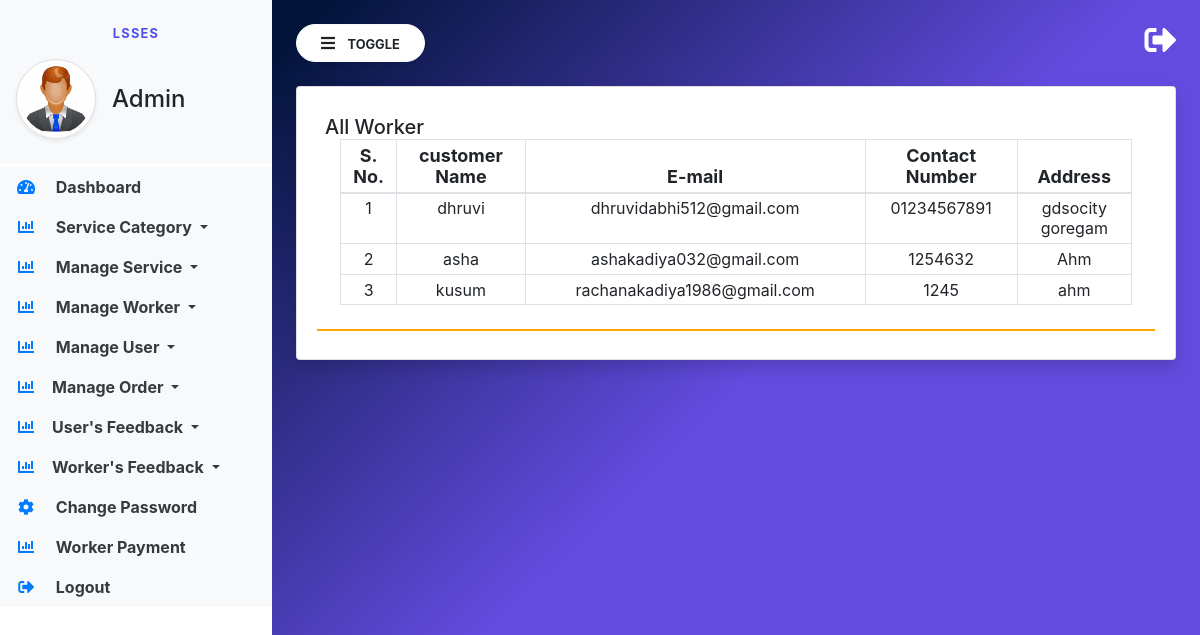
Screenshot of /manage_customer/ with the database file from the repository.
### LocalApp/models.py (models this page shows, shortened)
class Customer(models.Model):
    user = models.ForeignKey (User, on_delete=models.CASCADE)
    mobile = models.CharField(max_length=100, null=True, blank=True)
    address = models.TextField(null=True, blank=True)
    image = models.FileField(null=True, blank=True)

### LocalApp/views.py (the view)
# urls.py: path('manage_customer/',manage_customer,name="manage_customer"),
def manage_customer(request):
    customer = Customer.objects.all()
    return render(request,'manage_user.html',locals())

### LocalApp/templates/manage_user.html (shortened to what this page needs)
{% extends 'admin_base.html' %}
{% block main  %}
<link rel="stylesheet" href="https://use.fontawesome.com/releases/v5.6.3/css/all.css"
>
<div class="card shadow">
    <div class="card-body">
        <h5 class="p-2" style="border-bottom: 2px solid orange;">All Worker
        <div class="container-fluid">
            <table class="table table-bordered table-sm" id="example">
                <thead>
                <tr>
                    <th>S. No.</th>
                    <th>customer Name</th>
                    <th>E-mail</th>
                    <th>Contact Number</th>
                    <th>Address</th>
                </tr>
                </thead>
                <tbody>
                {% for i in customer %}
                <tr>
                    <td>{{forloop.counter}}</td>
                    <td>{{i.user.first_name}}</td>
                    <td>{{i.user.email}}</td>
                    <td>{{i.mobile}}</td>
                    <td>{{i.address}}</td>
                    </tr>
                {% endfor %}
                </tbody>
            </table>
        </div>
    </div>
</div>
{% endblock %}

### LocalApp/static/css/sidebar.css (style rules this page uses)
body { background-image : linear-gradient(135.9deg,rgb(3, 20, 59) 16.4%,rgb(99, 75, 223) 56.1%); min-height:100vh; }

### rows the page displays
Customer: user.first_name "dhruvi", user.email "dhruvidabhi512@gmail.com", mobile "01234567891", address "gdsocity goregam"
Customer: user.first_name "asha", user.email "ashakadiya032@gmail.com", mobile "1254632", address "Ahm"
Customer: user.first_name "kusum", user.email "rachanakadiya1986@gmail.com", mobile "1245", address "ahm"
